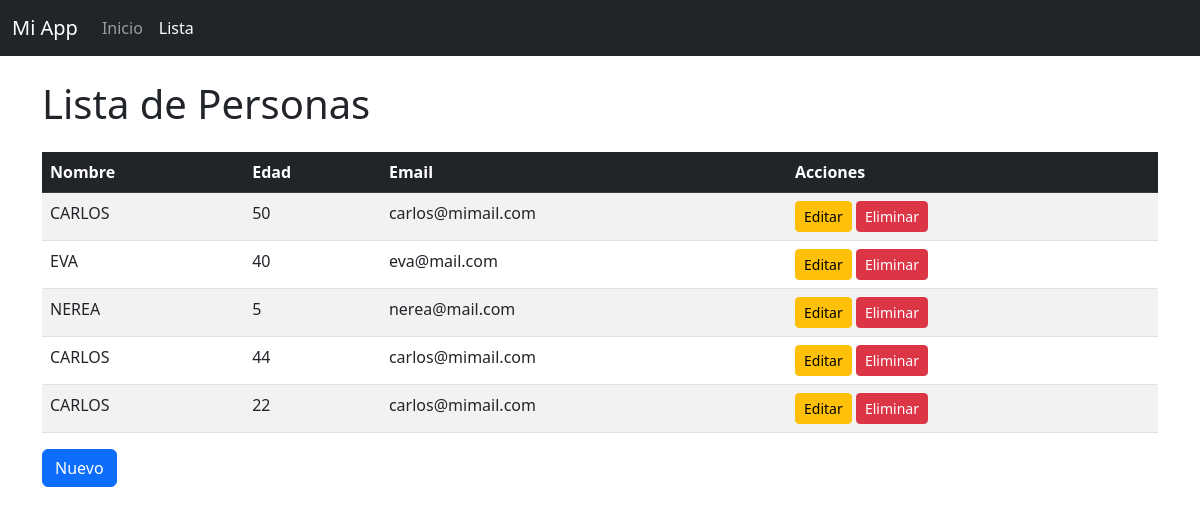
Screenshot of /lista with the database file from the repository.
### tables this page shows
CREATE TABLE personas (
        id INTEGER PRIMARY KEY AUTOINCREMENT,
        nombre TEXT NOT NULL,
        edad INTEGER NOT NULL,
        email TEXT
    );

### app.py (the view)
@app.route("/lista")
def lista():
    conn = get_conn()
    cursor = conn.cursor()
    cursor.execute("SELECT * FROM personas")
    filas = cursor.fetchall()
    conn.close()
    datos = [dict(f) for f in filas]
    return render_template("lista.html", titulo="Lista de Personas", activo="lista", datos=datos)

### app.py (called while the page is built)
def get_conn():
    conn = sqlite3.connect(DB_PATH)
    conn.row_factory = sqlite3.Row  # <-- filas como diccionarios
    return conn

### templates/lista.html
{% extends "base.html" %}
{% block contenido %}
<table class="table table-striped table-hover">
    <thead class="table-dark">
        <tr>
            <th>Nombre</th>
            <th>Edad</th>
            <th>Email</th>
            <th>Acciones</th>
        </tr>
    </thead>
    <tbody>
    {% for d in datos %}
        <tr>
            <td>{{ d.nombre }}</td>
            <td>{{ d.edad }}</td>
            <td>{{ d.email }}</td>
            <td>
                <a href="/editar/{{ d.id }}" class="btn btn-sm btn-warning">Editar</a>
                <a href="/eliminar/{{ d.id }}" class="btn btn-sm btn-danger">Eliminar</a>
            </td>
        </tr>
    {% endfor %}
    </tbody>
</table>
<a href="/" class="btn btn-primary">Nuevo</a>
{% endblock %}

### templates/base.html (shortened to what this page needs)
<!DOCTYPE html>
<html lang="es">
<head>
    <link href="https://cdn.jsdelivr.net/npm/bootstrap@5.3.0/dist/css/bootstrap.min.css" rel="stylesheet">
</head>
<body>
<nav class="navbar navbar-expand-lg navbar-dark bg-dark mb-4">
    <div class="container-fluid">
        <a class="navbar-brand" href="/">Mi App</a>
        <div class="collapse navbar-collapse">
            <ul class="navbar-nav me-auto mb-2 mb-lg-0">
                <li class="nav-item">
                    <a class="nav-link {% if activo=='inicio' %}active{% endif %}" href="/">Inicio</a>
                </li>
                <li class="nav-item">
                    <a class="nav-link {% if activo=='lista' %}active{% endif %}" href="/lista">Lista</a>
                </li>
            </ul>
        </div>
    </div>
</nav>
<div class="container">
    <h1 class="mb-4">{{ titulo or "Mi Aplicación" }}</h1>
    {% block contenido %}{% endblock %}
</div>
</body>
</html>

### rows the page displays
personas: nombre "CARLOS", edad "50", email "carlos@mimail.com"
personas: nombre "EVA", edad "40", email "eva@mail.com"
personas: nombre "NEREA", edad "5", email "nerea@mail.com"
personas: nombre "CARLOS", edad "44", email "carlos@mimail.com"
personas: nombre "CARLOS", edad "22", email "carlos@mimail.com"

### other values shown
{{ titulo or "Mi Aplicación" }} "Lista de Personas"
